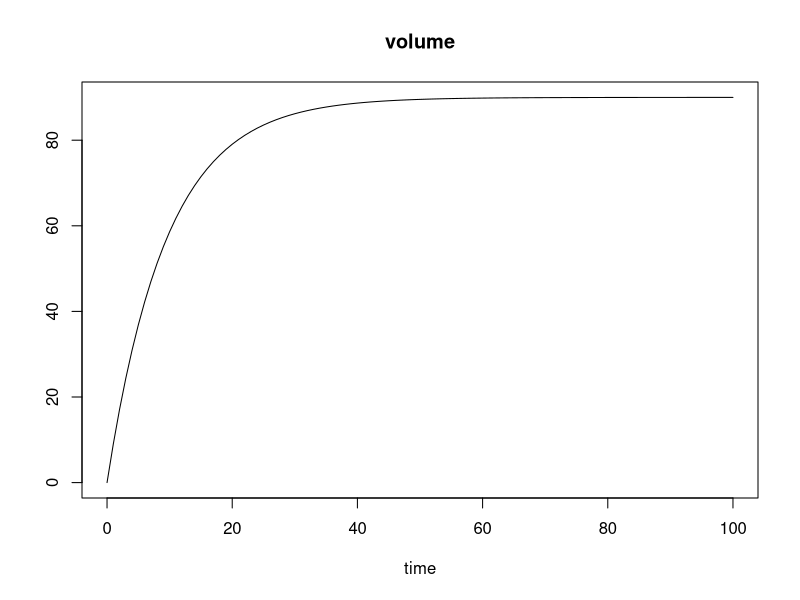
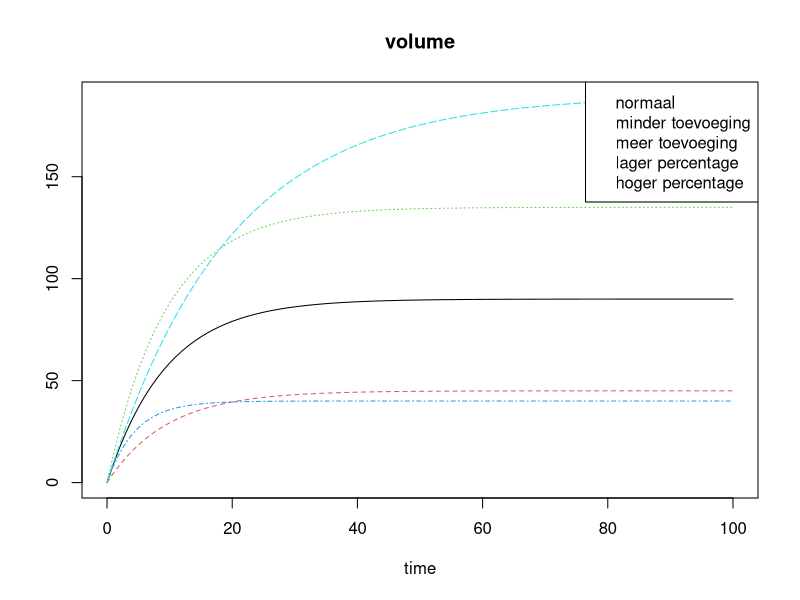
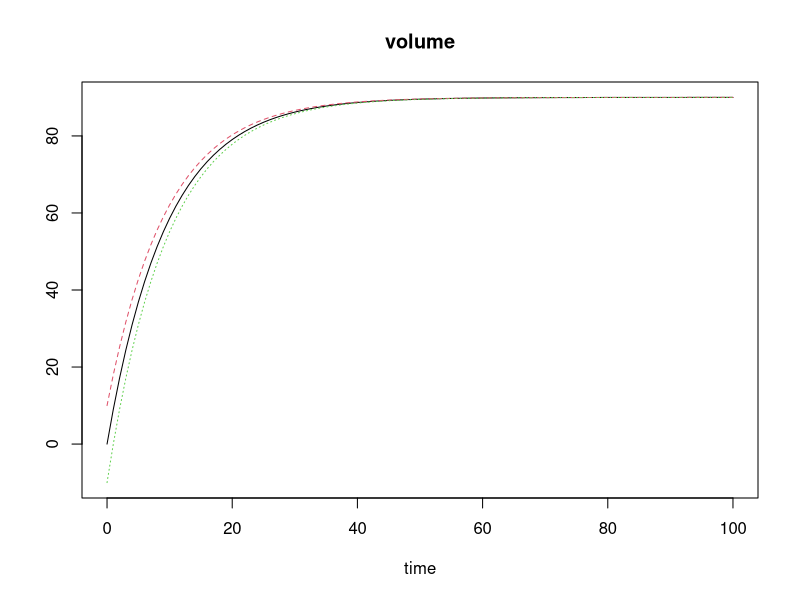
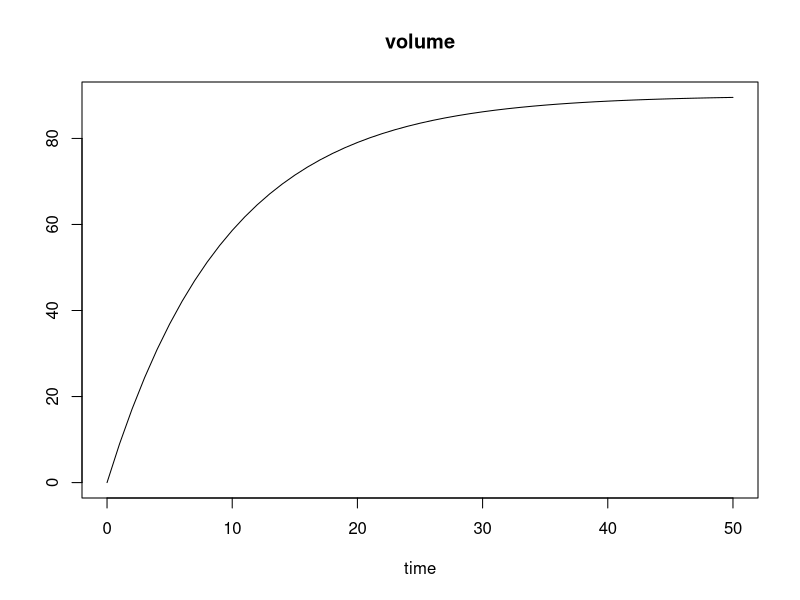
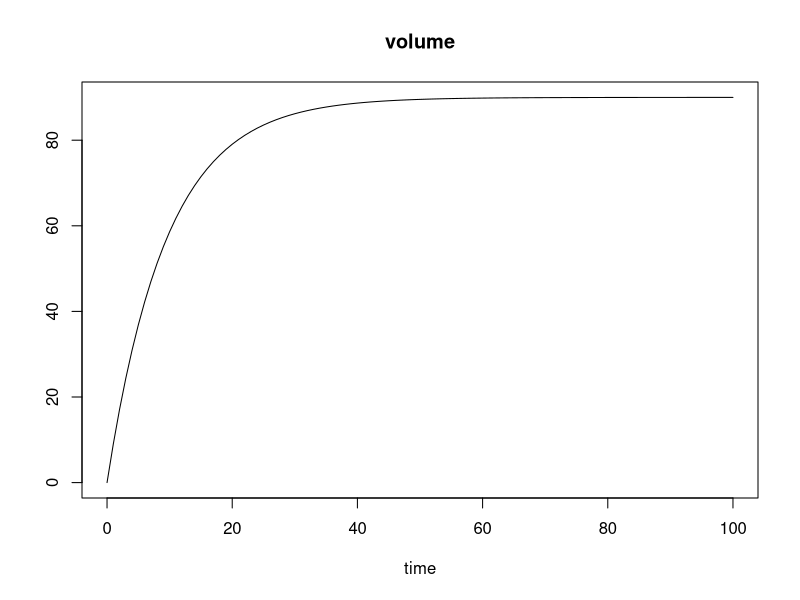
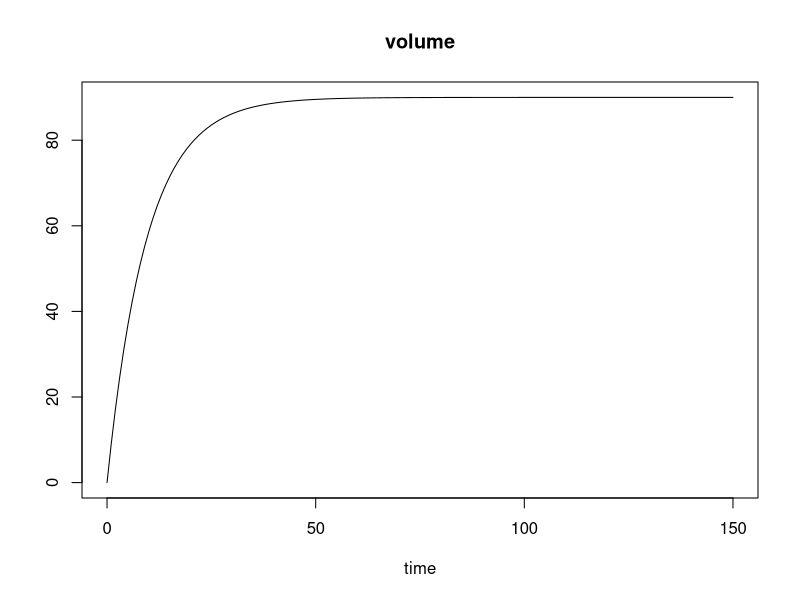
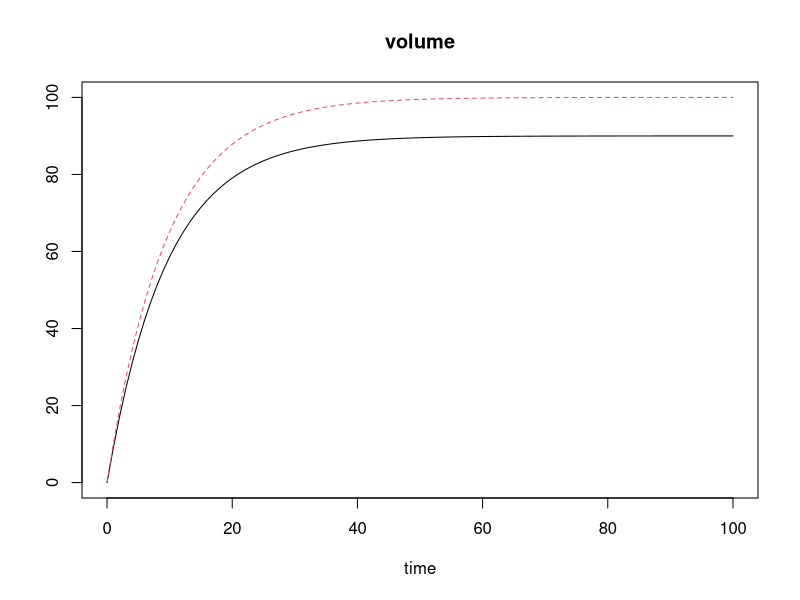

These figures' R source, in order:
## ---- chunk 1
knitr::opts_chunk$set(echo = TRUE)
## ---- chunk 2
rm(list=ls())
## ---- chunk 3
library(deSolve)

para <- c(add = 10, pV = 0.1)
state <- c(volume = 0)
times <- seq(0, 100,  by = 1)

Calculate.Balans <- function(time, y, para){
 with(as.list(c(para)),{
         dY <- add - pV * (y+add)
         return(list(c(dY)))
       }
       )
  
}
out <- ode(time = times,
           y = state,
           parms = para,
           func = Calculate.Balans,
           method = "euler")

head(out)
plot(out)

## ---- chunk 4
para <- c(add = 5, pV = 0.1)
state <- c(volume = 0)
times <- seq(0, 100,  by = 1)

out2 <- ode(time = times,
           y = state,
           parms = para,
           func = Calculate.Balans,
           method = "euler")

para <- c(add = 15, pV = 0.1)
state <- c(volume = 0)
times <- seq(0, 100,  by = 1)

out3 <- ode(time = times,
           y = state,
           parms = para,
           func = Calculate.Balans,
           method = "euler")

para <- c(add = 10, pV = 0.2)
state <- c(volume = 0)
times <- seq(0, 100,  by = 1)

out4 <- ode(time = times,
           y = state,
           parms = para,
           func = Calculate.Balans,
           method = "euler")

para <- c(add = 10, pV = 0.05)
state <- c(volume = 0)
times <- seq(0, 100,  by = 1)

out5 <- ode(time = times,
           y = state,
           parms = para,
           func = Calculate.Balans,
           method = "euler")
## ---- chunk 5
plot(out, out2, out3, out4, out5)
legend("topright",
       c("normaal", "minder toevoeging", 
         "meer toevoeging", "lager percentage", "hoger percentage"))

## ---- chunk 6
para <- c(add = 10, pV = 0.1)
state <- c(volume = 10)
times <- seq(0, 100,  by = 1)

init1 <- ode(time = times,
           y = state,
           parms = para,
           func = Calculate.Balans,
           method = "euler")

para <- c(add = 10, pV = 0.1)
state <- c(volume = -10)
times <- seq(0, 100,  by = 1)

init2 <- ode(time = times,
           y = state,
           parms = para,
           func = Calculate.Balans,
           method = "euler")
## ---- chunk 7
plot(out, init1, init2)
## ---- chunk 8
para <- c(add = 10, pV = 0.1)
state <- c(volume = 0)
times <- seq(0, 50,  by = 1)

ti1 <- ode(time = times,
           y = state,
           parms = para,
           func = Calculate.Balans,
           method = "euler")

para <- c(add = 10, pV = 0.1)
state <- c(volume = 0)
times <- seq(0, 150,  by = 1)

ti2 <- ode(time = times,
           y = state,
           parms = para,
           func = Calculate.Balans,
           method = "euler")
## ---- chunk 9
plot(ti1)
plot(out)
plot(ti2)
## ---- chunk 10
para <- c(add = 10, pV = 0.1)
state <- c(volume = 0)
times <- seq(0, 100,  by = 1)

Calculate.Balans <- function(time, y, para){
 with(as.list(c(para)),{
         dY <- add - pV * y
         return(list(c(dY)))
       }
       )
}

new_out <- ode(time = times,
           y = state,
           parms = para,
           func = Calculate.Balans,
           method = "euler")

plot(out , new_out)
